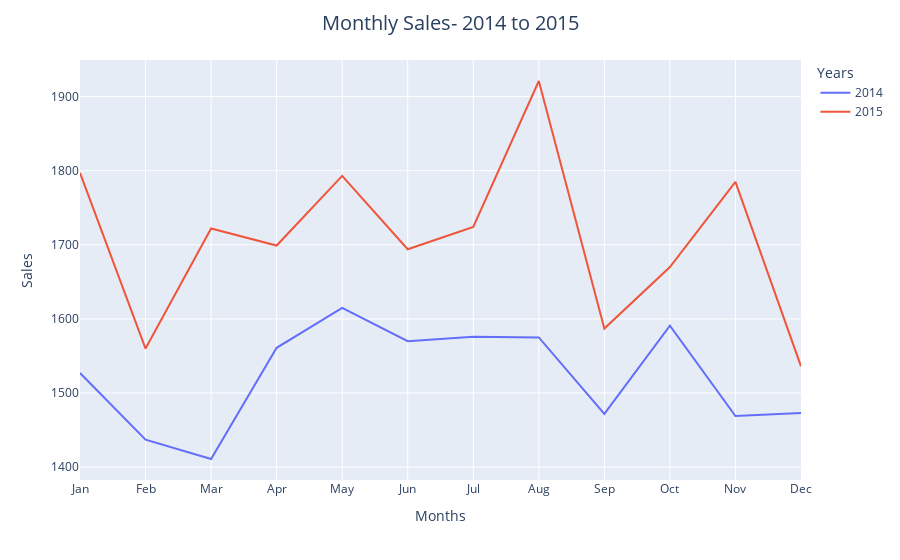

This figure's notebook cell:
### Markdown cell above
So sánh số lượng mua hàng theo tháng giữa 2014 và 2015
Chúng ta thấy rằng năm 2015 doanh số bán ra được nhiều hơn 2014

### Code cell
order_months=CategoricalDtype(['Jan','Feb','Mar','Apr','May','Jun','Jul','Aug','Sep','Oct','Nov','Dec'])
temp['Months']=temp['Months'].astype(order_months)
temp=temp.sort_values(by='Months')
fig=px.line(temp,x='Months',y='Sales',color='Years')
fig.update_layout(title_text='Monthly Sales- 2014 to 2015',title_x=0.5,
                 title={'font': {'size':20}})

### Figure 1 — Plotly figure (JSON) as saved in the notebook; plotly's stock layout.template omitted (floating-point values rounded to 4 significant figures)
{"data": [{"hovertemplate": "Years=2014<br>Months=%{x}<br>Sales=%{y}<extra></extra>", "legendgroup": "2014", "line": {"color": "#636efa", "dash": "solid"}, "marker": {"symbol": "circle"}, "mode": "lines", "name": "2014", "orientation": "v", "showlegend": true, "type": "scatter", "x": ["Jan", "Feb", "Mar", "Apr", "May", "Jun", "Jul", "Aug", "Sep", "Oct", "Nov", "Dec"], "xaxis": "x", "y": [1527, 1437, 1411, 1561, 1615, 1570, 1576, 1575, 1472, 1591, 1469, 1473], "yaxis": "y"}, {"hovertemplate": "Years=2015<br>Months=%{x}<br>Sales=%{y}<extra></extra>", "legendgroup": "2015", "line": {"color": "#EF553B", "dash": "solid"}, "marker": {"symbol": "circle"}, "mode": "lines", "name": "2015", "orientation": "v", "showlegend": true, "type": "scatter", "x": ["Jan", "Feb", "Mar", "Apr", "May", "Jun", "Jul", "Aug", "Sep", "Oct", "Nov", "Dec"], "xaxis": "x", "y": [1797, 1560, 1722, 1699, 1793, 1694, 1724, 1921, 1587, 1670, 1785, 1536], "yaxis": "y"}], "layout": {"legend": {"title": {"text": "Years"}, "tracegroupgap": 0}, "margin": {"t": 60}, "title": {"font": {"size": 20}, "text": "Monthly Sales- 2014 to 2015", "x": 0.5}, "xaxis": {"anchor": "y", "domain": [0, 1], "title": {"text": "Months"}}, "yaxis": {"anchor": "x", "domain": [0, 1], "title": {"text": "Sales"}}}}
